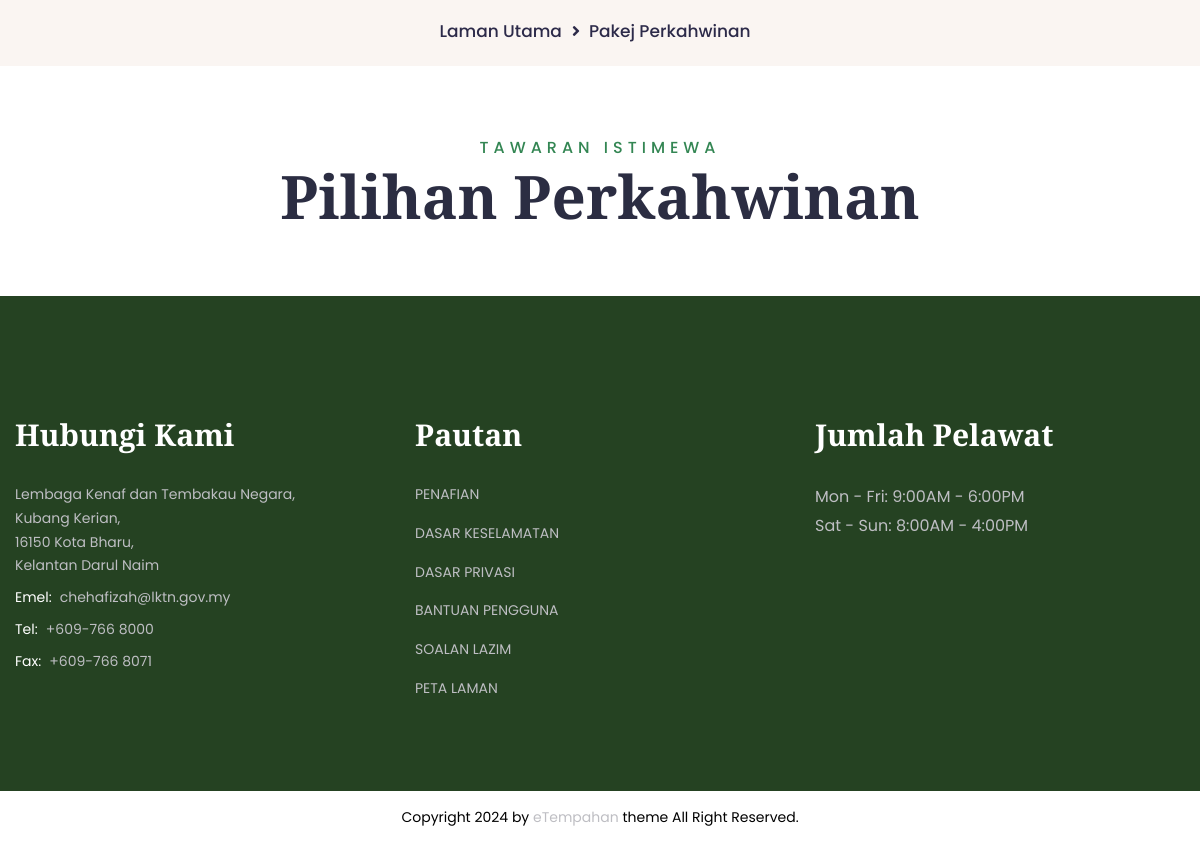
The app's page /pakejPerkahwinan.php (lower part), older data.
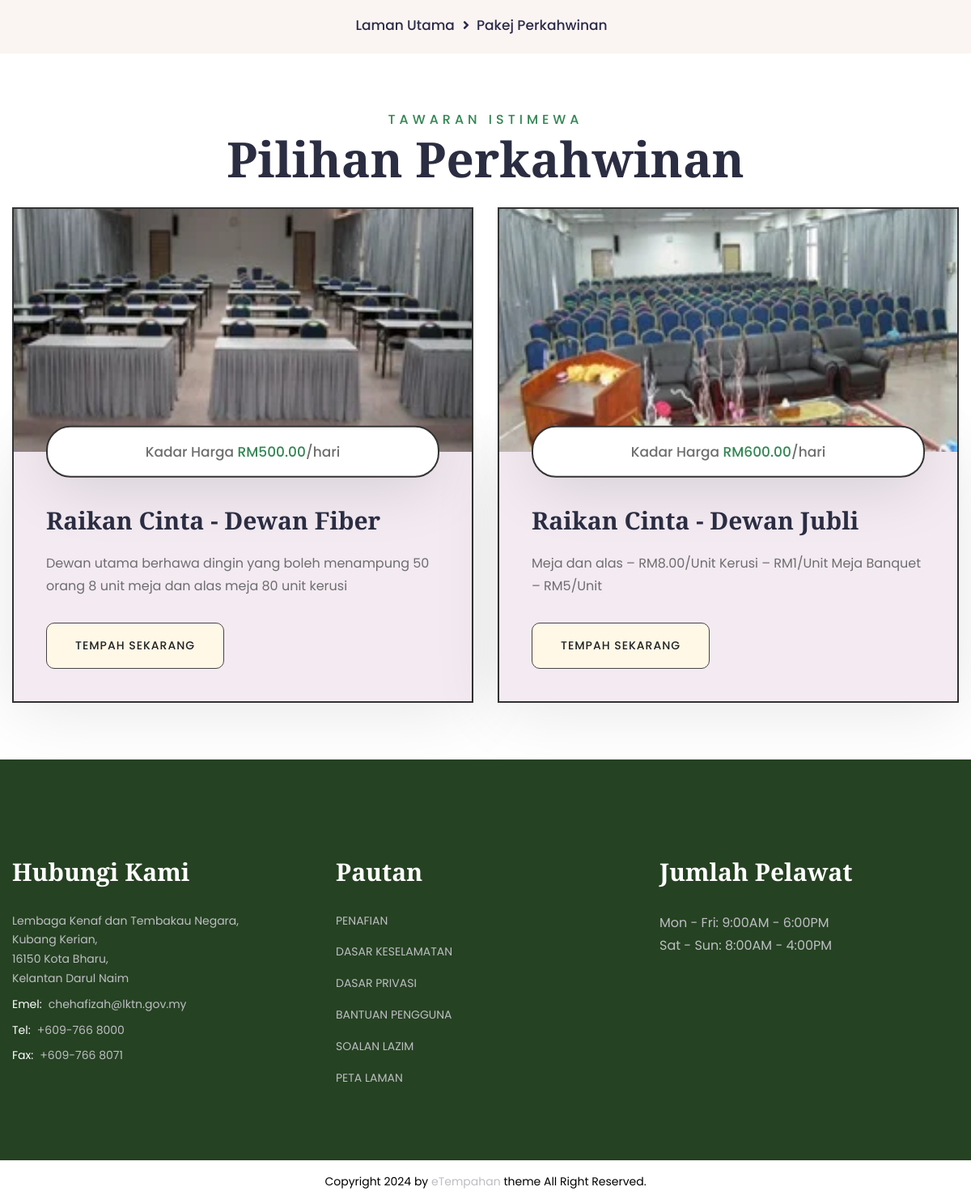
The same page, newer data.
### tables this page shows
CREATE TABLE `perkahwinan` (
  `id_perkahwinan` int(11) NOT NULL,
  `nama_pekej_kahwin` varchar(255) NOT NULL,
  `harga_pekej` decimal(10,2) NOT NULL,
  `huraian` text NOT NULL,
  `huraian_pendek` text NOT NULL,
  `id_dewan` int(10) NOT NULL,
  `gambar_pekej` varchar(255) NOT NULL
);

### Models/pekejPerkahwinan.php (called while the page is built, shortened)
<?php
    class PekejPerkahwinan extends Dewan{
        private $id_pekej;
        private $nama_pekej;
        private $harga_pekej;
        private $penerangan_pendek;
        private $gambar_pekej;
        public function __construct($idDewan, $nama, $kadar_sewa, $kapasiti, $penerangan, $status, $gambar, $id_pekej, $nama_pekej, $harga_pekej, $penerangan_pendek, $penerangan_penuh, $gambar_pekej){
            $this->id_pekej = $id_pekej;
            $this->nama_pekej = $nama_pekej;
            $this->harga_pekej = $harga_pekej;
            $this->penerangan_pendek = $penerangan_pendek;
            $this->gambar_pekej = $gambar_pekej;
        }
        public function getIdPekej(){
            return $this->id_pekej;
        }
        public function getNamaPekej(){
            return $this->nama_pekej;
        }
        public function getHargaPekej(){
            return $this->harga_pekej;
        }
        public function getPeneranganPendek(){
            return $this->penerangan_pendek;
        }
        public function getGambarPekej(){
            return $this->gambar_pekej;
        }
        public static function getAllPekejPerkahwinan() {
            $conn = DBConnection::getConnection();
            $sql = "SELECT
                        p.id_perkahwinan,
                        p.nama_pekej_kahwin,
                        p.harga_pekej,
                        p.huraian,
                        p.huraian_pendek,
                        p.gambar_pekej,
                        d.id_dewan,
                        d.nama_dewan,
                        d.kadar_sewa,
                        d.bilangan_muatan,
                        d.penerangan,
                        d.status_dewan,
                        d.gambar
                    FROM
                        perkahwinan p
                    JOIN
                        dewan d
                    ON
                        p.id_dewan = d.id_dewan";
            $result = $conn->query($sql);
            $packages = [];
            if ($result) {
                while ($row = $result->fetch_assoc()) {
                    $package = new PekejPerkahwinan(
                        $row['id_dewan'],
                        $row['nama_dewan'],
                        $row['kadar_sewa'],
                        $row['bilangan_muatan'],
                        $row['penerangan'],
                        $row['status_dewan'],
                        $row['gambar'],
                        $row['id_perkahwinan'],
                        $row['nama_pekej_kahwin'],
                        $row['harga_pekej'],
                        $row['huraian_pendek'],
                        $row['huraian'],
                        $row['gambar_pekej']
                    );
                    array_push($packages, $package);
                }
            }
            return $packages;
        }
    }

### pakejPerkahwinan.php (the view, shortened to what this page needs)
<!DOCTYPE html>
<html lang="en">
<head>
	<link href="assets/css/bootstrap.css" rel="stylesheet">
	<link href="assets/css/style.css" rel="stylesheet">
	<link href="assets/css/responsive.css" rel="stylesheet">
	<link href="assets/css/color.css" rel="stylesheet">
</head>
<body>
	<div class="page-wrapper">
		<?php include 'partials/header.php';
		include_once 'Models/pekejPerkahwinan.php' ?>
		<div class="bredcrumb-wrap">
			<div class="auto-container">
				<ul class="bredcrumb-list">
					<li><a href="index.php">Laman Utama</a></li>
					<li>Pakej Perkahwinan</li>
				</ul>
			</div>
		</div>
		<section class="section-padding">
			<div class="auto-container">
				<div class="section_heading text-center mb_30 mt_30">
					<span class="section_heading_title_small">TAWARAN ISTIMEWA</span>
					<h2 class="section_heading_title_big">Pilihan Perkahwinan</h2>
				</div>
				<div class="row">
					<?php $semuaPekej = PekejPerkahwinan::getAllPekejPerkahwinan();
					$wowDelay = 1.0;
					foreach ($semuaPekej as $pekej) { ?>
						<div class="col-lg-6 col-md-6">
							<div class="room-1-block wow fadeInUp" data-wow-delay="<?php echo $wowDelay; ?>s" data-wow-duration=".8s">
								<div class="room-1-image hvr-img-zoom-1">
									<img src="<?php echo $pekej->getGambarPekej(); ?>" alt="<?php echo $pekej->getNamaPekej(); ?>" style="width: 100%; height: 300px; object-fit: cover;">
								</div>
								<div class="room-1-content">
									<p class="room-1-meta-info">Kadar Harga <span class="theme-color">RM<?php echo $pekej->getHargaPekej(); ?></span>/hari</p>
									<h4 class="room-1-title mb_20">
										<a href="perkahwinanDetail.php?id_perkahwinan=<?php echo $pekej->getIdPekej(); ?>"><?php echo $pekej->getNamaPekej(); ?></a>
									</h4>
									<p class="room-1-text mb_30"><?php echo $pekej->getPeneranganPendek(); ?></p>
									<div class="link-btn">
										<a href="perkahwinanDetail.php?id_perkahwinan=<?php echo $pekej->getIdPekej(); ?>" class="btn-1 btn-alt">Tempah Sekarang <span></span></a>
									</div>
								</div>
							</div>
						</div>
					<?php
						$wowDelay += 0.2;
					}
					?>
				</div>
			</div>
		</section>
		<?php include 'partials/footer.php'; ?>
	</div>
</body>
</html>

### partials/footer.php
<footer class="main-footer">
        <div class="footer-1-middle">
            <div class="auto-container">
                <div class="row">
                    <div class="col-lg-4 col-md-6">
                        <div class="contact-widget-1 mb_30">
                            <div class="footer-widget-title"><h4>Hubungi Kami</h4></div>
                            <ul class="contact-widget-1-list">
                                <li>Lembaga Kenaf dan Tembakau Negara,
									<br>Kubang Kerian,<br>16150 Kota Bharu,
									<br>Kelantan Darul Naim<br>
								</li>
                                <li><span>Emel:</span><a href="mailto:chehafizah@lktn.gov.my">chehafizah@lktn.gov.my</a></li>
                                <li><span>Tel:</span><a href="tel:6097668000">+609-766 8000</a></li>
								<li><span>Fax:</span><a href="tel:6097668071">+609-766 8071</a></li>
                            </ul>
                        </div>
                    </div>
                    <div class="col-lg-4 col-md-6">
                        <div class="link-widget-1 mb_30">
                            <div class="footer-widget-title"><h4>Pautan</h4></div>
                            <ul class="link-widget-1-list">
                                <li><a href="javascript:void(0);">PENAFIAN</a></li>
                                <li><a href="javascript:void(0);">DASAR KESELAMATAN</a></li>
                                <li><a href="javascript:void(0);">DASAR PRIVASI</a></li>
                                <li><a href="javascript:void(0);">BANTUAN PENGGUNA</a></li>
								<li><a href="javascript:void(0);">SOALAN LAZIM</a></li>
								<li><a href="javascript:void(0);">PETA LAMAN</a></li>
                            </ul>
                        </div>
                    </div>
                    <div class="col-lg-4 col-md-6">
                        <div class="link-widget-1 mb_30">
                            <div class="footer-widget-title"><h4>Jumlah Pelawat</h4></div>
                            <p>Mon - Fri: 9:00AM - 6:00PM <br> Sat - Sun: 8:00AM - 4:00PM</p>
                        </div>
                    </div>
                </div>
            </div>
        </div>
        <div class="footer-bottom">
            <div class="auto-container">
                <div class="footer-bottom-row">
                    <div class="footer-bottom-text">Copyright 2024 by <a href="javascript:void(0);">eTempahan</a> theme All Right Reserved.</div>
                </div>
            </div>
        </div>
    </footer>

### assets/css/responsive.css (style rules this page uses)
@media only screen and (max-width: 7000px) { .page-wrapper { overflow: hidden; } }
@media only screen and (max-width: 1200px) { .section_heading { position: relative; z-index: 1; } }

### assets/css/color.css (style rules this page uses)
:root { --theme-color: #338653; }

### assets/css/elpath.css (style rules this page uses)
.mt_30 { margin-top: 30px; }
.mb_20 { margin-bottom: 20px; }
.mb_30 { margin-bottom: 30px; }

### pakejPerkahwinan.php (style rules this page uses)
.footer-1-middle { position: relative; padding: 120px 0 60px; background: #254222; }
.footer-bottom { position: relative; background: #fff; text-align: center; padding: 15px 0; color: black; }
body { font-size: 14px; color: #6E6E6E; line-height: 1.7em; font-weight: 400; -webkit-font-smoothing: antialiased; background: rgb(255, 255, 255); font-family: 'Poppins'; }
.btn-1 { position: relative; display: inline-flex; overflow: hidden; padding: 17px 35px 16px; text-align: center; z-index: 1; letter-spacing: 1px; color: white; font-weight: 500; text-transform: uppercase; transition: .5s; background-color: #c77a63; }
.section-padding { padding: 40px 0; }
.text-center { text-align: center; }

Row changes from the older to the newer data that the page shows:
added perkahwinan: gambar_pekej (picture), harga_pekej "500.00", nama_pekej_kahwin "Raikan Cinta - Dewan Fiber", huraian_pendek "Dewan utama berhawa dingin yang boleh menampung 50 orang 8 unit meja dan alas meja 80 unit kerusi"
added perkahwinan: gambar_pekej (picture), harga_pekej "600.00", nama_pekej_kahwin "Raikan Cinta - Dewan Jubli", huraian_pendek "Meja dan alas – RM8.00/Unit Kerusi – RM1/Unit Meja Banquet – RM5/Unit"
